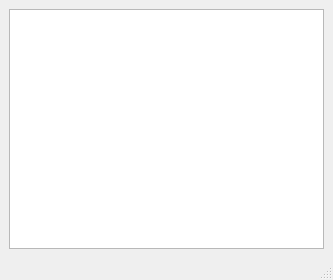
<?xml version="1.0" encoding="UTF-8"?>
<ui version="4.0">
 <class>MainWindow</class>
 <widget class="QMainWindow" name="MainWindow">
  <property name="geometry">
   <rect>
    <x>0</x>
    <y>0</y>
    <width>333</width>
    <height>280</height>
   </rect>
  </property>
  <property name="windowTitle">
   <string>MainWindow</string>
  </property>
  <widget class="QWidget" name="centralwidget">
   <layout class="QVBoxLayout" name="verticalLayout">
    <item>
     <widget class="QListWidget" name="listWidget"/>
    </item>
   </layout>
  </widget>
  <widget class="QMenuBar" name="menubar">
   <property name="geometry">
    <rect>
     <x>0</x>
     <y>0</y>
     <width>333</width>
     <height>27</height>
    </rect>
   </property>
  </widget>
  <widget class="QStatusBar" name="statusbar"/>
 </widget>
 <resources/>
 <connections/>
</ui>
